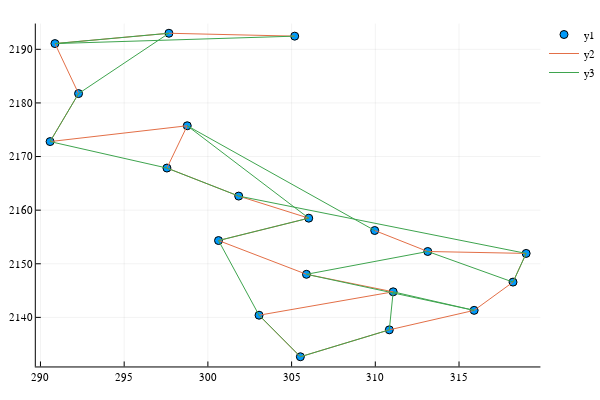

Notebook cell for this chart:
### Code cell
a = 3
k = 20

alp = 1.0
bet = 1.0
rho = 0.3
Q = 1.0

ACC_I = ACC(GoodPath, Data, a::Int, k::Int; alp = 1.0, bet = 1.0, rho = 0.3, Q = 1.0, N_a = 500)
P_ACC = ACC_I[1];

Path = GoodPath[a:a+k-1]

using Plots
plotly()
scatter(Data[1,Path.+1], Data[2, Path.+1])
plot!(Data[1,Path.+1], Data[2, Path.+1])

plot!(Data[1,P_ACC.+1], Data[2, P_ACC.+1])

### Figure 1 — Plotly figure (JSON) as saved in the notebook; plotly's stock layout.template omitted (floating-point values rounded to 4 significant figures)
{"data": [{"colorbar": {"title": ""}, "hoverinfo": "text", "legendgroup": "y1", "marker": {"color": "rgba(0, 154, 250, 1.000)", "line": {"color": "rgba(0, 0, 0, 1.000)", "width": 1}, "size": 8, "symbol": "circle"}, "mode": "markers", "name": "y1", "showlegend": true, "text": [null, null, null, null, null, null, null, null, null, null, null, null, null, null, null, null, null, null, null, null], "type": "scatter", "x": [305.2, 297.7, 290.9, 292.3, 290.6, 298.8, 297.6, 301.8, 306.0, 300.6, 305.9, 311.1, 303.1, 305.5, 310.8, 315.9, 318.2, 319.0, 313.1, 310.0], "xaxis": "x1", "y": [2192.0, 2193.0, 2191.0, 2182.0, 2173.0, 2176.0, 2168.0, 2163.0, 2159.0, 2154.0, 2148.0, 2145.0, 2140.0, 2133.0, 2138.0, 2141.0, 2147.0, 2152.0, 2152.0, 2156.0], "yaxis": "y1", "zmax": 0.1, "zmin": -0.1}, {"colorbar": {"title": ""}, "hoverinfo": "text", "legendgroup": "y2", "line": {"color": "rgba(227, 111, 71, 1.000)", "dash": "solid", "shape": "linear", "width": 1}, "mode": "lines", "name": "y2", "showlegend": true, "text": [null, null, null, null, null, null, null, null, null, null, null, null, null, null, null, null, null, null, null, null], "type": "scatter", "x": [305.2, 297.7, 290.9, 292.3, 290.6, 298.8, 297.6, 301.8, 306.0, 300.6, 305.9, 311.1, 303.1, 305.5, 310.8, 315.9, 318.2, 319.0, 313.1, 310.0], "xaxis": "x1", "y": [2192.0, 2193.0, 2191.0, 2182.0, 2173.0, 2176.0, 2168.0, 2163.0, 2159.0, 2154.0, 2148.0, 2145.0, 2140.0, 2133.0, 2138.0, 2141.0, 2147.0, 2152.0, 2152.0, 2156.0], "yaxis": "y1", "zmax": 0.1, "zmin": -0.1}, {"colorbar": {"title": ""}, "hoverinfo": "text", "legendgroup": "y3", "line": {"color": "rgba(62, 164, 78, 1.000)", "dash": "solid", "shape": "linear", "width": 1}, "mode": "lines", "name": "y3", "showlegend": true, "text": [null, null, null, null, null, null, null, null, null, null, null, null, null, null, null, null, null, null, null, null], "type": "scatter", "x": [305.2, 290.9, 297.7, 292.3, 290.6, 297.6, 301.8, 319.0, 318.2, 313.1, 305.9, 315.9, 311.1, 310.8, 305.5, 303.1, 300.6, 306.0, 298.8, 310.0], "xaxis": "x1", "y": [2192.0, 2191.0, 2193.0, 2182.0, 2173.0, 2168.0, 2163.0, 2152.0, 2147.0, 2152.0, 2148.0, 2141.0, 2145.0, 2138.0, 2133.0, 2140.0, 2154.0, 2159.0, 2176.0, 2156.0], "yaxis": "y1", "zmax": 0.1, "zmin": -0.1}], "layout": {"annotations": [], "height": 400, "legend": {"bgcolor": "rgba(255, 255, 255, 1.000)", "bordercolor": "rgba(0, 0, 0, 1.000)", "font": {"color": "rgba(0, 0, 0, 1.000)", "family": "sans-serif", "size": 11}, "tracegroupgap": 0, "x": 1, "y": 1}, "margin": {"b": 20, "l": 0, "r": 0, "t": 20}, "paper_bgcolor": "rgba(255, 255, 255, 1.000)", "plot_bgcolor": "rgba(255, 255, 255, 1.000)", "showlegend": true, "width": 600, "xaxis": {"anchor": "y1", "domain": [0.06582, 0.9934], "gridcolor": "rgba(0, 0, 0, 0.100)", "gridwidth": 0.5, "linecolor": "rgba(0, 0, 0, 1.000)", "mirror": false, "range": [289.7, 319.9], "showgrid": true, "showline": true, "showticklabels": true, "tickangle": 0, "tickcolor": "rgb(0, 0, 0)", "tickfont": {"color": "rgba(0, 0, 0, 1.000)", "family": "sans-serif", "size": 11}, "tickmode": "array", "ticks": "inside", "ticktext": ["290", "295", "300", "305", "310", "315"], "tickvals": [290, 295, 300, 305, 310, 315], "title": "", "titlefont": {"color": "rgba(0, 0, 0, 1.000)", "family": "sans-serif", "size": 15}, "type": "-", "visible": true, "zeroline": false, "zerolinecolor": "rgba(0, 0, 0, 1.000)"}, "yaxis": {"anchor": "x1", "domain": [0.03762, 0.9902], "gridcolor": "rgba(0, 0, 0, 0.100)", "gridwidth": 0.5, "linecolor": "rgba(0, 0, 0, 1.000)", "mirror": false, "range": [2131.0, 2195.0], "showgrid": true, "showline": true, "showticklabels": true, "tickangle": 0, "tickcolor": "rgb(0, 0, 0)", "tickfont": {"color": "rgba(0, 0, 0, 1.000)", "family": "sans-serif", "size": 11}, "tickmode": "array", "ticks": "inside", "ticktext": ["2140", "2150", "2160", "2170", "2180", "2190"], "tickvals": [2140, 2150, 2160, 2170, 2180, 2190], "title": "", "titlefont": {"color": "rgba(0, 0, 0, 1.000)", "family": "sans-serif", "size": 15}, "type": "-", "visible": true, "zeroline": false, "zerolinecolor": "rgba(0, 0, 0, 1.000)"}}}
